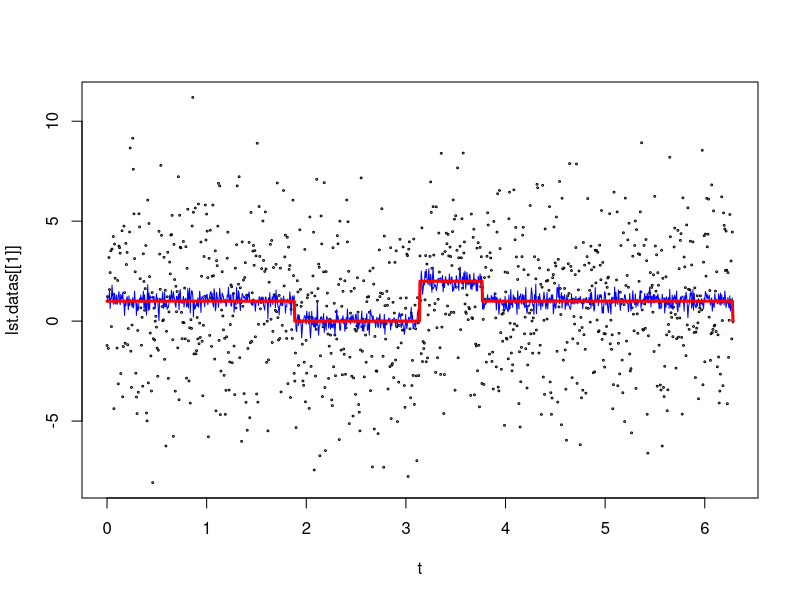

This figure's R source:
# 同期加算の検証
N <- 100  # ラウンド数
n <- 1000 # サンプリング数

# 曲線の指定
t <- seq(0, 2*pi, 2*pi/n)
#y <- sin(50*t) + 5*sin(10*t) + 2*sin(3*t+pi/3)
y <- c(rep(1, 300), rep(0, 200), rep(2, 100), rep(1, 400), 0)

# 観測データ(誤差あり)の生成
lst.datas <- list()
for(i in 1:N) {
  # 誤差を加算
  lst.datas[[i]] <- y + 3*rnorm(n+1, 0, 1)
}

# 同期加算処理の実施
y.sync_add <- rep(0, length(t))
for(i in 1:N) {
  y.sync_add <- y.sync_add + lst.datas[[i]]
}
y.sync_add <- y.sync_add / N

# 描画
plot(x=t, y=lst.datas[[1]], cex=0.25)           # 観測データのサンプルとして１セットだけ表示
lines(x=t, y=y.sync_add, type="l", col="blue")  # 同期加算による推定値
lines(x=t, y=y, col="red", lwd=3)               # 真の値